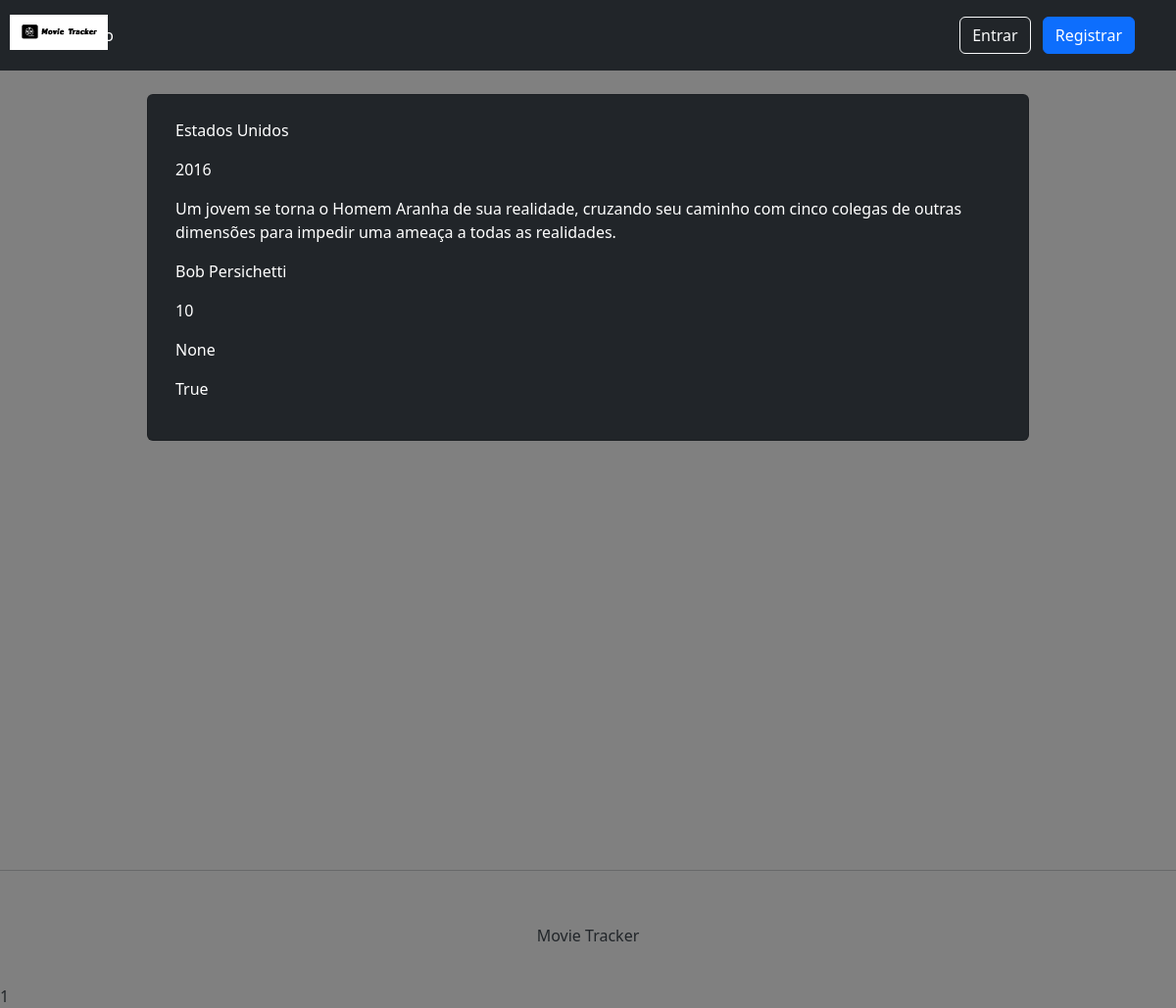
The page /filme/lucasc-spider-man-into-the-spider-verse/ on the database its author committed.
### filmes/models.py (models this page shows, shortened)
class Filme(models.Model):
    titulo = models.CharField(help_text='Digite o titulo do filme',
                              max_length=50, null=False, blank=False)
    nacionalidade = models.CharField(help_text='Digite a nacionalidade do filme',
                              max_length=50, null=False, blank=False)
    ano = models.CharField(help_text='Digite o ano de lancamento do filme',
                              max_length=50, null=False, blank=False)
    sinopse = models.CharField(help_text='Digite o titulo do filme',
                              max_length=200, null=True, blank=True)
    diretor = models.CharField(help_text='Digite o nome do diretor',
                              max_length=50, null=False, blank=False)
    nota = models.CharField(help_text='Digite a nota que avalia o filme',
                              max_length=50, null=True, blank=True)
    review = models.CharField(help_text='Digite um breve review do filme',
                              max_length=200, null=True, blank=True)
    visto = models.BooleanField(default=False)
    usuario = models.ForeignKey(settings.AUTH_USER_MODEL, on_delete=models.CASCADE)
    slug = models.SlugField(blank=True, unique=True)

### filmes/views.py (the view)
# urls.py: path('<slug>/', detalhaFilmeView, name = "detalha")
def detalhaFilmeView(request,slug):
    contexto={}
    filme=get_object_or_404(Filme,slug=slug)
    contexto['filme']=filme
    return render(request, 'filmes/detalhaFilme.html' ,contexto)

### filmes/templates/filmes/detalhaFilme.html (shortened to what this page needs)
{% extends 'base.html' %}
{% block content %}
    <div class='container'>
        <div class='row'>
            <div class='card m-auto mt-4 text-bg-dark' style='width: 900px;'>
                <div class='card-body my-2'>
                    <p class="card-text text-bg-dark">{{filme.nacionalidade}}</p>
                    <p class="card-text text-bg-dark">{{filme.ano}}</p>
                    <p class="card-text text-bg-dark">{{filme.sinopse}}</p>
                    <p class="card-text text-bg-dark">{{filme.diretor}}</p>
                    <p class="card-text text-bg-dark">{{filme.nota}}</p>
                    <p class="card-text text-bg-dark">{{filme.review}}</p>
                    <p class="card-text text-bg-dark">{{filme.visto}}</p>
                </div>
            </div>
        </div>
    </div>
{% endblock content %}

### templates/base.html (style rules this page uses)
body { background-color: gray; }

### rows shown on the page
Filme: nacionalidade "Estados Unidos", ano "2016", sinopse "Um jovem se torna o Homem Aranha de sua realidade, cruzando seu caminho com cinco colegas de outras dimensões para impedir uma ameaça a todas as realidades.", diretor "Bob Persichetti", nota "10", review "None", visto "True"
